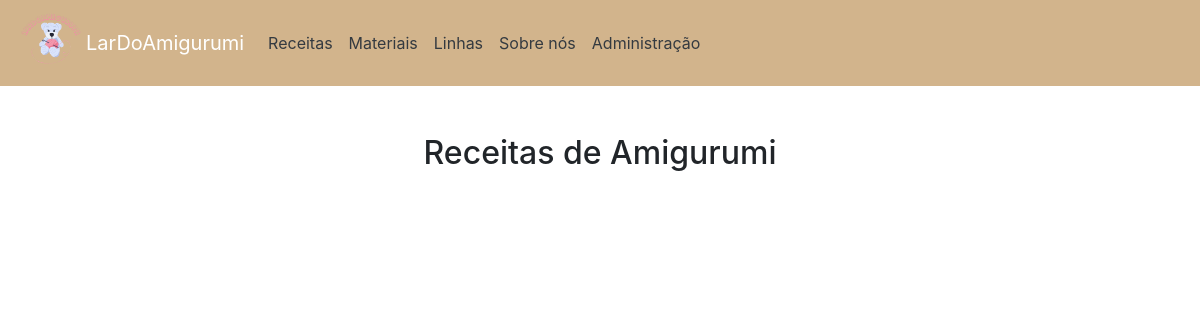
The page /receitas/ on the database as committed earlier.
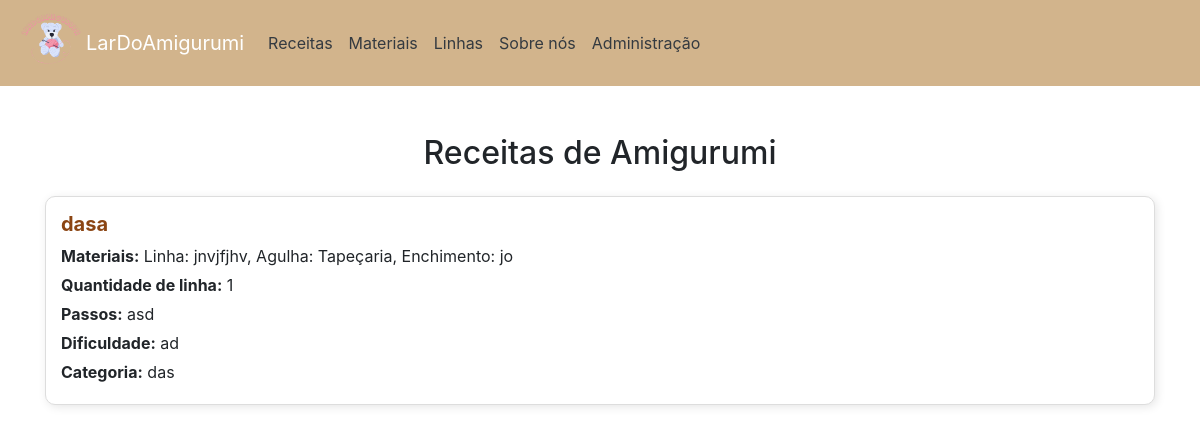
The same page on the database as committed later.
### app/models.py (models this page shows, shortened)
class Receita(models.Model):
    nome = models.CharField(max_length=100, verbose_name="Nome")
    materiais = models.ForeignKey('Materiais', on_delete=models.CASCADE, verbose_name="Materiais")
    quantidade_linha = models.IntegerField(verbose_name="Quantidade de Linha")
    passos = models.TextField(verbose_name="Passos")
    dificuldade = models.CharField(max_length=50, verbose_name="Dificuldade")
    categoria = models.ForeignKey('Categoria', on_delete=models.CASCADE, verbose_name="Categoria")
    class Meta:
        verbose_name = "Receita"
        verbose_name_plural = "Receitas"

class Materiais(models.Model):
        linha = models.ForeignKey('Linha', on_delete=models.CASCADE, verbose_name="Linha")
        agulha = models.ForeignKey('Agulha', on_delete=models.CASCADE, verbose_name="Agulha",related_name="materiais_relacionados")
        enchimento = models.ForeignKey('Enchimento', on_delete=models.CASCADE, verbose_name="Enchimento")
        def __str__(self):
            return f"Linha: {self.linha.tipo_linha.nome}, Agulha: {self.agulha.tipo_agulha.nome}, Enchimento: {self.enchimento.nome}"
        class Meta:
            verbose_name = "Materiais"
            verbose_name_plural = "Materiais"

class Linha(models.Model):
        tamanho = models.IntegerField(verbose_name="Tamanho")
        quantidade = models.IntegerField(verbose_name="Quantidade")
        tipo_linha = models.ForeignKey('Tipo_linha', on_delete=models.CASCADE, verbose_name="Tipo_linha")
        marca = models.ForeignKey('Marca_linha', on_delete=models.CASCADE, verbose_name="Marca")
        cor = models.ForeignKey('Cor', on_delete=models.CASCADE, verbose_name="Cor")
        class Meta:
            verbose_name = "Linha"
            verbose_name_plural = "Linhas"

class Tipo_linha(models.Model):
        nome = models.CharField(max_length=100, verbose_name="Nome")
        class Meta:
            verbose_name = "Tipo_linha"
            verbose_name_plural = "Tipo_linhas"

class Agulha(models.Model):
        numero = models.IntegerField(verbose_name="Numero da agulha")
        tipo_agulha = models.ForeignKey('Tipo_agulha', on_delete=models.CASCADE, verbose_name="Tipo_agulha")
        class Meta:
            verbose_name = "Agulha"
            verbose_name_plural = "Agulhas"

class Tipo_agulha(models.Model):
        nome = models.CharField(max_length=100, verbose_name="Nome")
        class Meta:
            verbose_name = "Tipo_agulha"
            verbose_name_plural = "Tipo_agulhas"

class Enchimento(models.Model):
        nome = models.CharField(max_length=100, verbose_name="Nome")
        class Meta:
            verbose_name = "Enchimento"
            verbose_name_plural = "Enchimentos"

class Categoria(models.Model):
    nome = models.CharField(max_length=100, verbose_name="Nome")
    def __str__(self):
        return f"{self.nome}"
    class Meta:
        verbose_name = "Categoria"
        verbose_name_plural = "Categorias"

### app/views.py (the view)
# urls.py: path('receitas/', ReceitasView.as_view(), name='receitas'),
class ReceitasView(View):
    def get(self, request, *args, **kwargs):
        receita = Receita.objects.all()
        return render(request, 'receitas.html', {'receita': receita})

### app/templates/receitas.html (shortened to what this page needs)
<!DOCTYPE html>
<html lang="pt-BR">
<head>
    {% load static %}
    <link rel="stylesheet" href="https://maxcdn.bootstrapcdn.com/bootstrap/4.5.2/css/bootstrap.min.css">
</head>
<body>
    <nav class="navbar navbar-expand-lg navbar-dark">
        <img src="{% static 'LARDOAMIGURUMI (2).png' %}" alt="a">
        <a class="navbar-brand" href="/">LarDoAmigurumi</a>
        <div class="collapse navbar-collapse" id="navbarNav">
            <ul class="navbar-nav">
                <li class="nav-item">
                    <a class="nav-link text-dark" href="/receitas/">Receitas</a>
                </li>
                <li class="nav-item">
                    <a class="nav-link text-dark" href="/materiais/">Materiais</a>
                </li>
                <li class="nav-item">
                    <a class="nav-link text-dark" href="/linhas/">Linhas</a>
                </li>
                <li class="nav-item">
                    <a class="nav-link text-dark" href="/sobrenos/">Sobre nós</a>
                </li>
                <li class="nav-item">
                    <a class="nav-link text-dark" href="/admin/">Administração</a>
                </li>
            </ul>
        </div>
    </nav>
    <div class="container mt-5">
        <h2 class="mb-4 text-center">Receitas de Amigurumi</h2>
        {% for receita in receita %}
        <div class="receita-card">
            <h5>{{ receita.nome }}</h5>
            <p><strong>Materiais:</strong> {{ receita.materiais }}</p>
            <p><strong>Quantidade de linha:</strong> {{ receita.quantidade_linha }}</p>
            <p><strong>Passos:</strong> {{ receita.passos }}</p>
            <p><strong>Dificuldade:</strong> {{ receita.dificuldade }}</p>
            <p><strong>Categoria:</strong> {{ receita.categoria }}</p>
        </div>
        {% endfor %}
    </div>
</body>
</html>

Rows that differ between the two databases and show on the page:
added Receita: nome "dasa", materiais "Linha: jnvjfjhv, Agulha: Tapeçaria, Enchimento: jo", quantidade_linha "1", passos "asd", dificuldade "ad", categoria "das"
